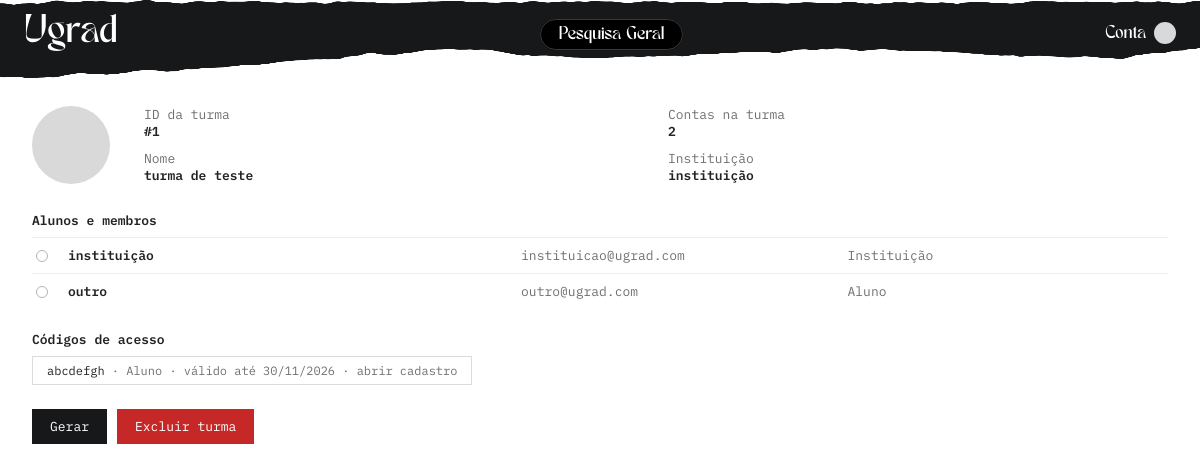
The app's page /admin/arq_04.php?id=1 (signed in) with its own data.
### tables this page shows
CREATE TABLE turmas(
  id int PRIMARY KEY AUTO_INCREMENT,
  nome varchar(25) NOT NULL,
  id_instituicao int NOT NULL,
  FOREIGN KEY (id_instituicao) REFERENCES usuarios(id)
);

CREATE TABLE usuarios(
  id int PRIMARY KEY AUTO_INCREMENT,
  nome varchar(64),
  email varchar(128) unique NOT NULL,
  senha varchar(128) NOT NULL,
  descricao varchar(1000),
  tipo int NOT NULL,
  ativada boolean DEFAULT TRUE,
  imagem_perfil longblob,
  data_criacao timestamp DEFAULT CURRENT_TIMESTAMP,
  FOREIGN KEY (tipo) REFERENCES tipos_usuario (id)
);

CREATE TABLE tipos_usuario(
  id int PRIMARY KEY AUTO_INCREMENT,
  nome varchar(14) NOT NULL
);

CREATE TABLE codigo_instituicao(
  id_instituicao int NOT NULL,
  codigo varchar(30) UNIQUE NOT NULL,
  tipo_usuario int NOT NULL,
  id_turma int,
  FOREIGN KEY(id_instituicao) REFERENCES usuarios(id),
  data_criacao timestamp DEFAULT CURRENT_TIMESTAMP
);

### admin/arq_04.php (called while the page is built, shortened)
<?php
require __DIR__ . '/includes/mod_01.php';
require __DIR__ . '/includes/mod_02.php';
$id = (int)($_GET['id'] ?? 0);
$turma = find_turma($id);
$membros = membros_da_turma($id);
$codigos = codigos_da_turma($id);
require __DIR__ . '/includes/mod_04.php';
require __DIR__ . '/includes/mod_08.php';
require __DIR__ . '/includes/mod_05.php';

### admin/includes/mod_02.php (called while the page is built, shortened)
<?php
function tipo_label(string $tipoNome): string {
    $labels = [
        'ALUNO' => 'Aluno',
        'PROFESSOR' => 'Professor',
        'EMPRESARIO' => 'Investidor/Empresa',
        'INSTITUICAO' => 'Instituição',
        'ADMINISTRADOR' => 'Administrador',
    ];
    return $labels[$tipoNome] ?? ucfirst(strtolower($tipoNome));
}
function find_turma(int $id): ?array {
    global $pdo;
    $stmt = $pdo->prepare('SELECT tu.id, tu.nome, tu.id_instituicao, inst.nome AS instituicao_nome
                            FROM turmas tu
                            JOIN usuarios inst ON inst.id = tu.id_instituicao
                            WHERE tu.id = ?');
    $stmt->execute([$id]);
    $row = $stmt->fetch();
    return $row ?: null;
}
function membros_da_turma(int $turmaId): array {
    global $pdo;
    $stmt = $pdo->prepare('SELECT u.id, u.nome, u.email, u.ativada, t.nome AS tipo_nome
                            FROM extra_usuarios ex
                            JOIN usuarios u ON u.id = ex.id_usuario
                            JOIN tipos_usuario t ON t.id = u.tipo
                            WHERE ex.id_turma = ?
                            ORDER BY u.nome');
    $stmt->execute([$turmaId]);
    return $stmt->fetchAll();
}
function codigos_da_turma(int $turmaId): array {
    global $pdo;
    $stmt = $pdo->prepare('SELECT c.codigo, c.data_criacao, t.nome AS tipo_nome
                            FROM codigo_instituicao c
                            JOIN tipos_usuario t ON t.id = c.tipo_usuario
                            WHERE c.id_turma = ?
                            ORDER BY c.data_criacao DESC');
    $stmt->execute([$turmaId]);
    return $stmt->fetchAll();
}
function total_reportagens(): int {
    global $pdo;
    return (int)$pdo->query('SELECT COUNT(*) FROM reportagens')->fetchColumn();
}

### admin/includes/mod_08.php (the view, shortened to what this page needs)
<div class="detail-grid">
  <div class="detail-avatar" aria-hidden="true"></div>
  <div class="detail-fields">
    <div>
      <div class="field-label">ID da turma</div>
      <div class="field-value">#<?= $turma['id'] ?></div>
    </div>
    <div>
      <div class="field-label">Contas na turma</div>
      <div class="field-value"><?= count($membros) ?></div>
    </div>
    <div>
      <div class="field-label">Nome</div>
      <div class="field-value"><?= htmlspecialchars($turma['nome']) ?></div>
    </div>
    <div>
      <div class="field-label">Instituição</div>
      <div class="field-value">
        <a class="detail-trigger" href="arq_03.php?id=<?= $turma['id_instituicao'] ?>" data-type="instituicao" data-id="<?= $turma['id_instituicao'] ?>"><?= htmlspecialchars($turma['instituicao_nome']) ?></a>
      </div>
    </div>
  </div>
</div>
<div class="block">
  <h2>Alunos e membros</h2>
  <?php foreach ($membros as $m): ?>
    <div class="user-row">
      <span class="radio" aria-hidden="true"></span>
      <a class="user-name detail-trigger" href="arq_02.php?id=<?= $m['id'] ?>" data-id="<?= $m['id'] ?>" data-type="usuario"><?= htmlspecialchars($m['nome']) ?></a>
      <span class="dim"><?= htmlspecialchars($m['email']) ?></span>
      <span class="dim"><?= htmlspecialchars(tipo_label($m['tipo_nome'])) ?></span>
    </div>
  <?php endforeach; ?>
</div>
<div class="block">
  <h2>Códigos de acesso</h2>
  <div class="chip-row">
    <?php foreach ($codigos as $c): ?>
      <?php
        $validoAte = date('d/m/Y', strtotime($c['data_criacao'] . ' +7 days'));
        $expirado  = strtotime($c['data_criacao'] . ' +7 days') < strtotime('today');
        $paginaCadastro = file_exists(__DIR__ . '/../../codigo_instituicao.php');
      ?>
      <span class="chip"><?= htmlspecialchars($c['codigo']) ?> <span class="dim">· <?= htmlspecialchars(tipo_label($c['tipo_nome'])) ?> · <?= $expirado ? 'expirado em ' : 'válido até ' ?><?= $validoAte ?></span>
        <?php if ($paginaCadastro && !$expirado): ?>
          <a class="dim" href="../codigo_instituicao.php?codigo=<?= urlencode($c['codigo']) ?>" target="_blank" rel="noopener">· abrir cadastro</a>
        <?php endif; ?>
      </span>
    <?php endforeach; ?>
  </div>
</div>
<div class="actions-row">
  <form method="post" action="arq_04.php?id=<?= $turma['id'] ?>" class="ajax-action-form">
    <button type="submit" class="btn btn-dark">Gerar</button>
  </form>
  <form method="post" action="arq_04.php?id=<?= $turma['id'] ?>" class="ajax-action-form" data-confirm="Excluir esta turma? Os alunos ficam sem turma e os códigos dela são apagados.">
    <button type="submit" class="btn btn-danger">Excluir turma</button>
  </form>
</div>

### admin/includes/mod_04.php (shortened to what this page needs)
<!DOCTYPE html>
<html lang="pt-BR">
<head>
<?php $cssPath = __DIR__ . '/../css/painel_estilo.css'; $cssVersion = file_exists($cssPath) ? filemtime($cssPath) : time(); ?>
<link rel="stylesheet" href="<?= isset($basePath) ? $basePath : '' ?>css/painel_estilo.css?v=<?= $cssVersion ?>">
</head>
<body>
<div class="app-shell">
  <header class="topbar">
    <a class="logo" href="<?= file_exists(__DIR__ . '/../../dashboard.php') ? '../dashboard.php' : 'index.php' ?>">Ugrad</a>
    <nav class="topnav" aria-label="Principal">
      <a href="arq_01.php?foco=1" class="topnav-pill">Pesquisa Geral</a>
    </nav>
    <?php $pendentes = function_exists('total_reportagens') ? total_reportagens() : 0; ?>
    <a class="account" aria-label="Conta<?= $pendentes > 0 ? ', ' . $pendentes . ' reportagem(ns) pendente(s)' : '' ?>" href="<?= file_exists(__DIR__ . '/../../config_conta.php') ? '../config_conta.php' : 'arq_07.php' ?>">
      <span>Conta</span>
      <span class="avatar-wrap">
        <span class="avatar-dot" aria-hidden="true"></span>
      </span>
    </a>
  </header>
  <main class="content" id="conteudo" tabindex="-1">

### admin/includes/mod_05.php (shortened to what this page needs)
  </main>
</div>
</body>
</html>

### admin/css/painel_estilo.css (style rules this page uses)
:root { --black: #17181a; --near-black: #222325; --grey-bg: #9a9a9a; --card-bg: #ffffff; --border: #dcdcdc; --text: #232323; --text-muted: #6f6f6f; --red: #c62828; --red-dark: #a11f1f; --green: #2e7d32; --radius: 0; --font: 'IBM Plex Mono', 'Courier New', monospace; --soft-bg: #fafafa; --avatar-bg: #d9d9d9; --row-selected-bg: #f4f4f4; --fs-2xs: 10px; --fs-xs: 11px; --fs-sm: 12px; --fs-base: 13px; --fs-md: 14px; --fs-lg: 16px; --fs-xl: 18px; --fw-regular: 400; --fw-semibold: 600; }
* { box-sizing: border-box; }
button, input, textarea, select { font-family: inherit; }
body { margin: 0; font-family: var(--font); background: var(--grey-bg); color: var(--text); min-height: 100vh; transition: background-color .15s ease, color .15s ease; }
a { color: inherit; text-decoration: none; }
.app-shell { margin: 0; background: var(--card-bg); overflow: hidden; min-height: 100vh; transition: background-color .15s ease; }
.topbar { background: var(--black); color: #fff; display: flex; align-items: center; justify-content: space-between; padding: 14px 24px 26px; font-family: 'Tan Meringue', 'Brush Script MT', 'Segoe Script', cursive; -webkit-mask-image: url('img/painel_cabecalho.png'); mask-image: url('img/painel_cabecalho.png'); -webkit-mask-repeat: no-repeat; mask-repeat: no-repeat; -webkit-mask-size: 130% 100%; mask-size: 130% 100%; -webkit-mask-position: center top; mask-position: center top; }
.logo { font-family: 'Tan Meringue', 'Brush Script MT', 'Segoe Script', cursive; font-size: 28px; color: #fff; letter-spacing: 0.5px; }
.topnav-pill { background: #000; color: #fff; padding: 6px 18px; border-radius: 999px; font-size: var(--fs-base); border: 1px solid #3a3a3a; }
.account { display: flex; align-items: center; gap: 8px; font-size: var(--fs-base); color: #fff; }
.avatar-dot { width: 22px; height: 22px; border-radius: 50%; background: var(--avatar-bg); display: inline-block; }
.avatar-wrap { position: relative; display: inline-flex; }
.content { padding: 28px 32px 36px; }
.user-row { display: grid; grid-template-columns: 22px 1.4fr 1fr 1fr; align-items: center; gap: 10px; padding: 9px 4px; font-size: var(--fs-base); border-top: 1px solid #eee; }
.user-row .radio { width: 12px; height: 12px; border-radius: 50%; border: 1px solid #b5b5b5; display: inline-block; }
.user-row a.user-name { font-weight: var(--fw-semibold); }
.user-row span.dim { color: var(--text-muted); }
.detail-grid { display: grid; grid-template-columns: 90px 1fr; gap: 22px; margin-bottom: 22px; }
.detail-avatar { width: 78px; height: 78px; border-radius: 50%; background: var(--avatar-bg); }
.detail-fields { display: grid; grid-template-columns: 1fr 1fr; gap: 4px 24px; font-size: var(--fs-base); }
.detail-fields .field-label { color: var(--text-muted); }
.detail-fields .field-value { font-weight: var(--fw-semibold); margin-bottom: 6px; }
.block { margin-bottom: 22px; }
.block h2 { font-size: var(--fs-base); font-weight: var(--fw-semibold); text-transform: none; margin: 0 0 8px; display: flex; align-items: center; gap: 6px; }
.chip-row { display: flex; gap: 10px; flex-wrap: wrap; }
.chip { border: 1px solid var(--border); border-radius: var(--radius); padding: 6px 14px; font-size: var(--fs-sm); }
.actions-row { display: flex; gap: 10px; flex-wrap: wrap; margin-top: 24px; }
.btn { border: none; border-radius: var(--radius); padding: 9px 18px; font-size: var(--fs-base); cursor: pointer; }
.btn-dark { background: var(--black); color: #fff; }
.btn-danger { background: var(--red); color: #fff; }
.dim { color: var(--text-muted); }
a.chip.detail-trigger, .field-value a.detail-trigger { cursor: pointer; }

### records on screen
turmas: id "1", nome "turma de teste", id_instituicao.nome "instituição"
usuarios: nome "instituição", email "instituicao@ugrad.com", tipo.nome "Instituição"
usuarios: nome "outro", email "outro@ugrad.com", tipo.nome "Aluno"
codigo_instituicao: codigo "abcdefgh", tipos_usuario.nome "Aluno", shows "válido até", data_criacao "30/11/2026"

### other values on screen
count($membros) "2"
